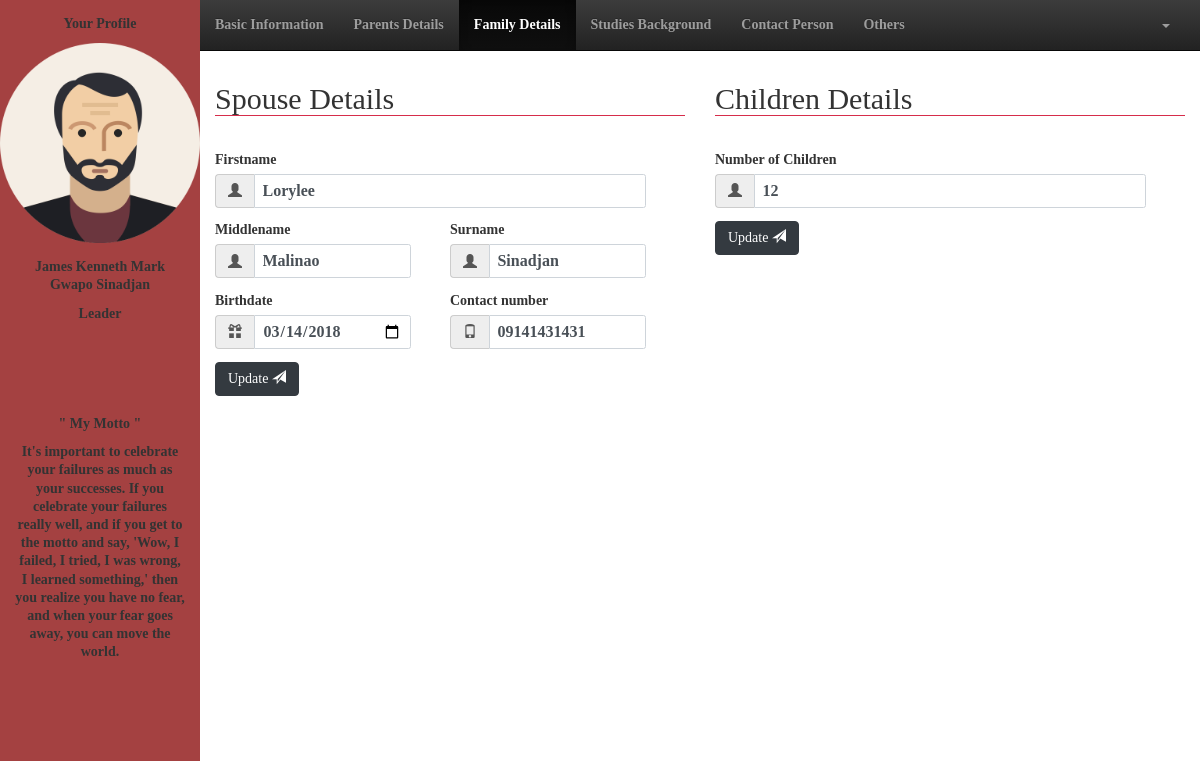
The app's page /user/familydetails.php?id=6 (signed in), older data.
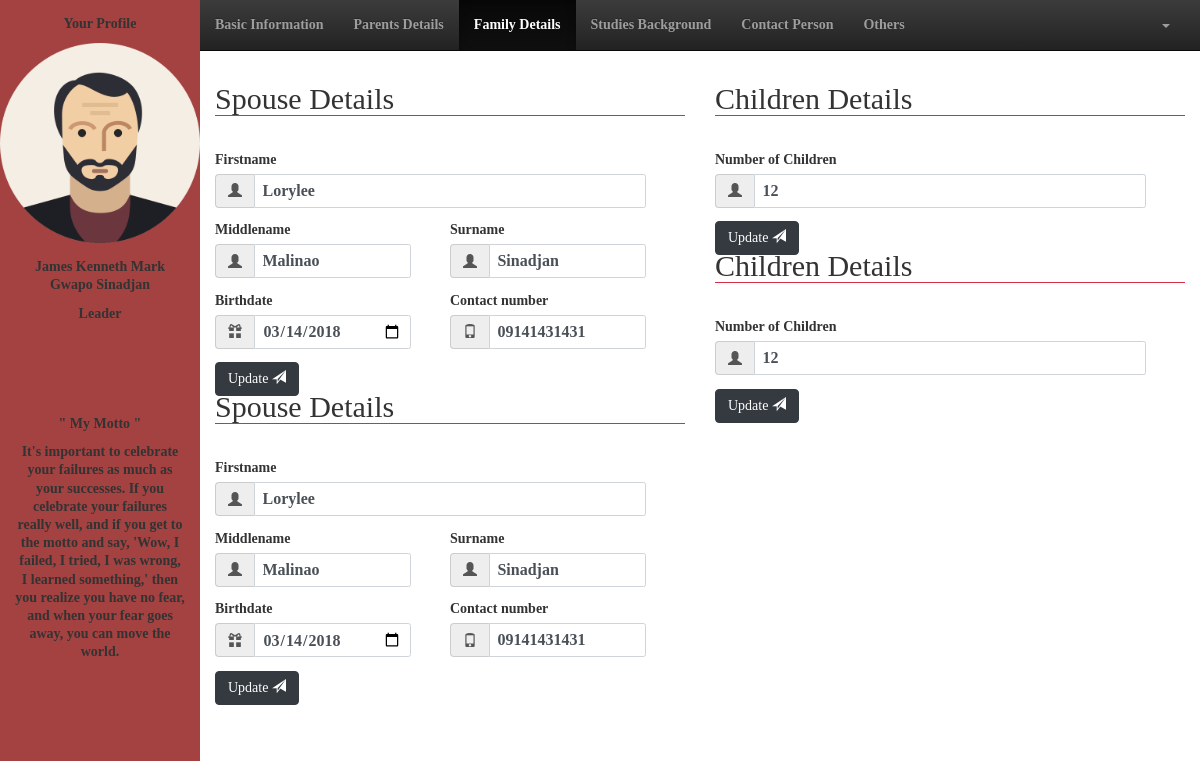
The same page, newer data.
### tables this page shows
CREATE TABLE `staff` (
  `staff_id` bigint(20) NOT NULL,
  `fname` varchar(50) NOT NULL,
  `mname` varchar(50) DEFAULT NULL,
  `lname` varchar(50) NOT NULL,
  `birthdate` date NOT NULL,
  `cellnum` varchar(50) NOT NULL,
  `telnum` varchar(50) DEFAULT NULL,
  `email` varchar(50) NOT NULL,
  `status` varchar(50) NOT NULL,
  `gender` varchar(50) NOT NULL,
  `type` varchar(50) NOT NULL,
  `position` varchar(50) NOT NULL,
  `department` varchar(50) NOT NULL,
  `password` varchar(50) NOT NULL
);

CREATE TABLE `family_details` (
  `staff_id` bigint(20) DEFAULT NULL,
  `fathers_fname` varchar(50) DEFAULT NULL,
  `fathers_mname` varchar(50) NOT NULL,
  `fathers_lname` varchar(50) NOT NULL,
  `mothers_fname` varchar(50) DEFAULT NULL,
  `mothers_mname` varchar(50) NOT NULL,
  `mothers_lname` varchar(50) NOT NULL,
  `fathers_birthdate` date DEFAULT NULL,
  `mothers_birthdate` date DEFAULT NULL,
  `fathers_occupation` varchar(50) NOT NULL,
  `mothers_occupation` varchar(50) NOT NULL,
  `fathers_contnum` varchar(50) NOT NULL,
  `mothers_contnum` varchar(50) NOT NULL,
  `status` varchar(50) NOT NULL,
  `siblings` int(11) DEFAULT NULL,
  `spouse_fname` varchar(50) DEFAULT NULL,
  `spouse_mname` varchar(50) NOT NULL,
  `spouse_lname` varchar(50) NOT NULL,
  `spouse_birthdate` date NOT NULL,
  `spouse_contnum` varchar(50) NOT NULL,
  `spouse_occupation` varchar(50) NOT NULL,
  `numOfChildren` int(11) DEFAULT NULL
);

### user/familyDetails.php (the view, shortened to what the changed rows need)
<!DOCTYPE html>
	<html lang="en">
	<head>
		<link rel="stylesheet" href="css/bootstrap.css">
		<link rel="stylesheet" href="css/stylesheet.css">
		<link rel="stylesheet" href="css/bootstrap-theme.css">
	</head>
	<body>
		<div class="col-2">
			<div class="row-12 sidebar">
				<div class="row-6">
					<?php
						$space = " ";
						$id = $_GET['id'];
						include_once("action/session.php");
						$query = "SELECT * FROM staff WHERE staff_id = '$id'";
						$result = mysqli_query($connect,$query);
						if(mysqli_num_rows($result) > 0){
							while($row = mysqli_fetch_assoc($result)):
					?>
					<form action="">
						<div class="row-2 container text-center">
							<p>Your Profile</p>
						</div>
						<div class="row-7 text-center">
							<img src="img/avatar.png" alt="" style="width: 200px; height: 200px;">
						</div>
						<div class="row-3 container text-center">
							<p><?php echo $row['fname'].$space.$row['lname'] ?></p>
							<p><?php echo $row['position'] ?></p>
						</div>
					</form>
					<?php endwhile;} ?>
				</div>
			</div>
		</div>
		<div class="col-10">
			<div class="row-10">
				<div class="col-6">
					<form class="row-12" action="action/update_familydetails.php<?php echo '?id='.$_GET['id'].''?>" method="post">
						<div class="row-6">
						<?php
							$id = $_GET['id'];
							include_once("action/session.php");
							$query = "SELECT * FROM family_details WHERE staff_id = '$id'";
							$result = mysqli_query($connect,$query);
							if(mysqli_num_rows($result) > 0){
								while($row = mysqli_fetch_assoc($result)):
						?>
						<div class="container form-group">
							<legend><h2>Spouse Details</h2></legend>
						</div>
						<div class="container row-2 form-group" style="margin-bottom: 15px;">
							<div class=" col-11">
								<label for="">Firstname</label>
								<div class="input-group">
									<span class="input-group-addon"><i class="glyphicon glyphicon-user"></i></span>
									<input class="form-control" type="text" required placeholder="firstname" name="fname" value="<?php echo $row['spouse_fname'] ?>">
								</div>
							</div>
						</div>
						<div class="container row-2 form-group" style="margin-bottom: 15px;">
							<div class=" col-5">
								<label for="">Middlename</label>
								<div class="input-group">
									<span class="input-group-addon"><i class="glyphicon glyphicon-user"></i></span>
									<input class="form-control" type="text" required placeholder="middlename" name="mname" value="<?php echo $row['spouse_mname'] ?>">
								</div>
							</div>
							<div class="col-1"></div>
							<div class="col-5">
								<label for="">Surname</label>
								<div class="input-group">
									<span class="input-group-addon"><i class="glyphicon glyphicon-user"></i></span>
									<input class="form-control" type="text" required placeholder="surname" name="sname" value="<?php echo $row['spouse_lname'] ?>">
								</div>
							</div>
						</div>
						<div class="container row-2 form-group" style="margin-bottom: 15px;">
							<div class="col-5">
								<label for="">Birthdate</label>
								<div class="input-group">
									<span class="input-group-addon"><i class="glyphicon glyphicon-gift"></i></span>
									<input class="form-control" type="date" required name="dob" value="<?php echo $row['spouse_birthdate'] ?>">
								</div>
							</div>
							<div class="col-1"></div>
							<div class="col-5">
								<label for="">Contact number</label>
								<div class="input-group">
									<span class="input-group-addon"><i class="glyphicon glyphicon-phone"></i></span>
									<input class="form-control" type="text" required placeholder="+639 *** ****" name="contnum" value="<?php echo $row['spouse_contnum'] ?>">
								</div>
							</div>
						</div>
						<div class="container row-1 form-group" style="margin-bottom: 15px;">
							<button class="btn btn-dark" type="submit" data-toggle="modal" name="spouse_update" data-target="#update">Update  <span class="glyphicon glyphicon-send"></span></button>
						</div>
						<?php endwhile;} ?>
						</div>
					</form>
				</div>
				<div class="col-6">
					<form class="row-12" action="action/update_familydetails.php<?php echo '?id='.$_GET['id'].''?>" method="post">
						<div class="row-6">
							<?php
								$id = $_GET['id'];
								include_once("action/session.php");
								$query = "SELECT * FROM family_details WHERE staff_id = '$id'";
								$result = mysqli_query($connect,$query);
								if(mysqli_num_rows($result) > 0){
									while($row = mysqli_fetch_assoc($result)):
							?>
							<div class="container form-group">
								<legend><h2>Children Details</h2></legend>
							</div>
							<div class="container row-2 form-group" style="margin-bottom: 15px;">
								<div class=" col-11">
									<label for="">Number of Children</label>
									<div class="input-group">
										<span class="input-group-addon"><i class="glyphicon glyphicon-user"></i></span>
										<input class="form-control" type="text" required placeholder="" name="count" value="<?php echo $row['numOfChildren'] ?>">
									</div>
								</div>
							</div>
							<div class="container row-1 form-group" style="margin-bottom: 15px;">
								<button class="btn btn-dark" type="submit" data-toggle="modal" name="child_update" data-target="#update">Update  <span class="glyphicon glyphicon-send"></span></button>
							</div>
							<?php endwhile;} ?>
						</div>
					</form>
				</div>
			</div>
		</div>
	</body>
</html>

Row changes from the older to the newer data that the page shows:
added family_details: fname "Lorylee", mname "Malinao", sname "Sinadjan", dob "03/14/2018", contnum "09141431431", count "12"
